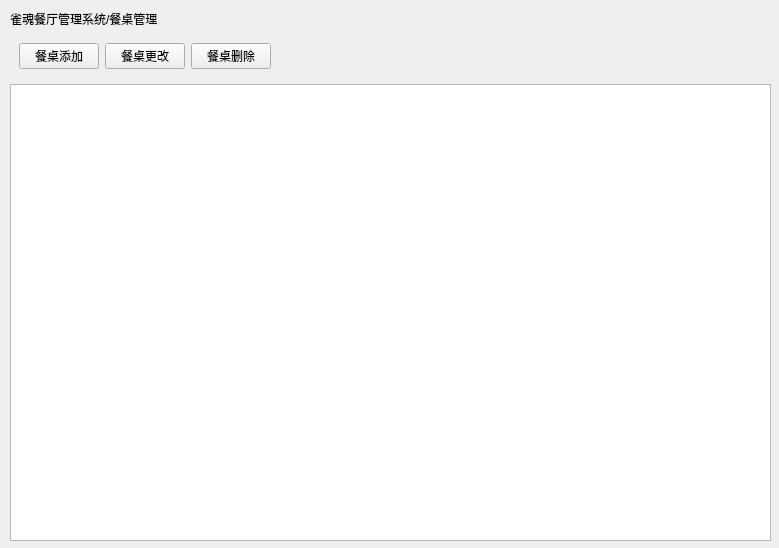
<?xml version="1.0" encoding="UTF-8"?>
<ui version="4.0">
 <class>Admin_TableMgr</class>
 <widget class="QWidget" name="Admin_TableMgr">
  <property name="geometry">
   <rect>
    <x>0</x>
    <y>0</y>
    <width>779</width>
    <height>548</height>
   </rect>
  </property>
  <property name="windowTitle">
   <string>Admin_TableMgr</string>
  </property>
  <widget class="QWidget" name="layoutWidget">
   <property name="geometry">
    <rect>
     <x>10</x>
     <y>10</y>
     <width>761</width>
     <height>531</height>
    </rect>
   </property>
   <layout class="QGridLayout" name="gridLayout_2">
    <item row="1" column="0">
     <widget class="QWidget" name="widget" native="true">
      <layout class="QGridLayout" name="gridLayout">
       <item row="0" column="1">
        <widget class="QPushButton" name="btnAdd">
         <property name="text">
          <string>餐桌添加</string>
         </property>
        </widget>
       </item>
       <item row="0" column="4">
        <spacer name="horizontalSpacer">
         <property name="orientation">
          <enum>Qt::Horizontal</enum>
         </property>
         <property name="sizeHint" stdset="0">
          <size>
           <width>268</width>
           <height>20</height>
          </size>
         </property>
        </spacer>
       </item>
       <item row="0" column="2">
        <widget class="QPushButton" name="btnModify">
         <property name="text">
          <string>餐桌更改</string>
         </property>
        </widget>
       </item>
       <item row="0" column="3">
        <widget class="QPushButton" name="btnDelete">
         <property name="text">
          <string>餐桌删除</string>
         </property>
        </widget>
       </item>
      </layout>
     </widget>
    </item>
    <item row="0" column="0">
     <widget class="QLabel" name="label_2">
      <property name="text">
       <string>雀魂餐厅管理系统/餐桌管理</string>
      </property>
     </widget>
    </item>
    <item row="2" column="0">
     <widget class="QTableView" name="tableView"/>
    </item>
   </layout>
  </widget>
 </widget>
 <resources/>
 <connections/>
</ui>
